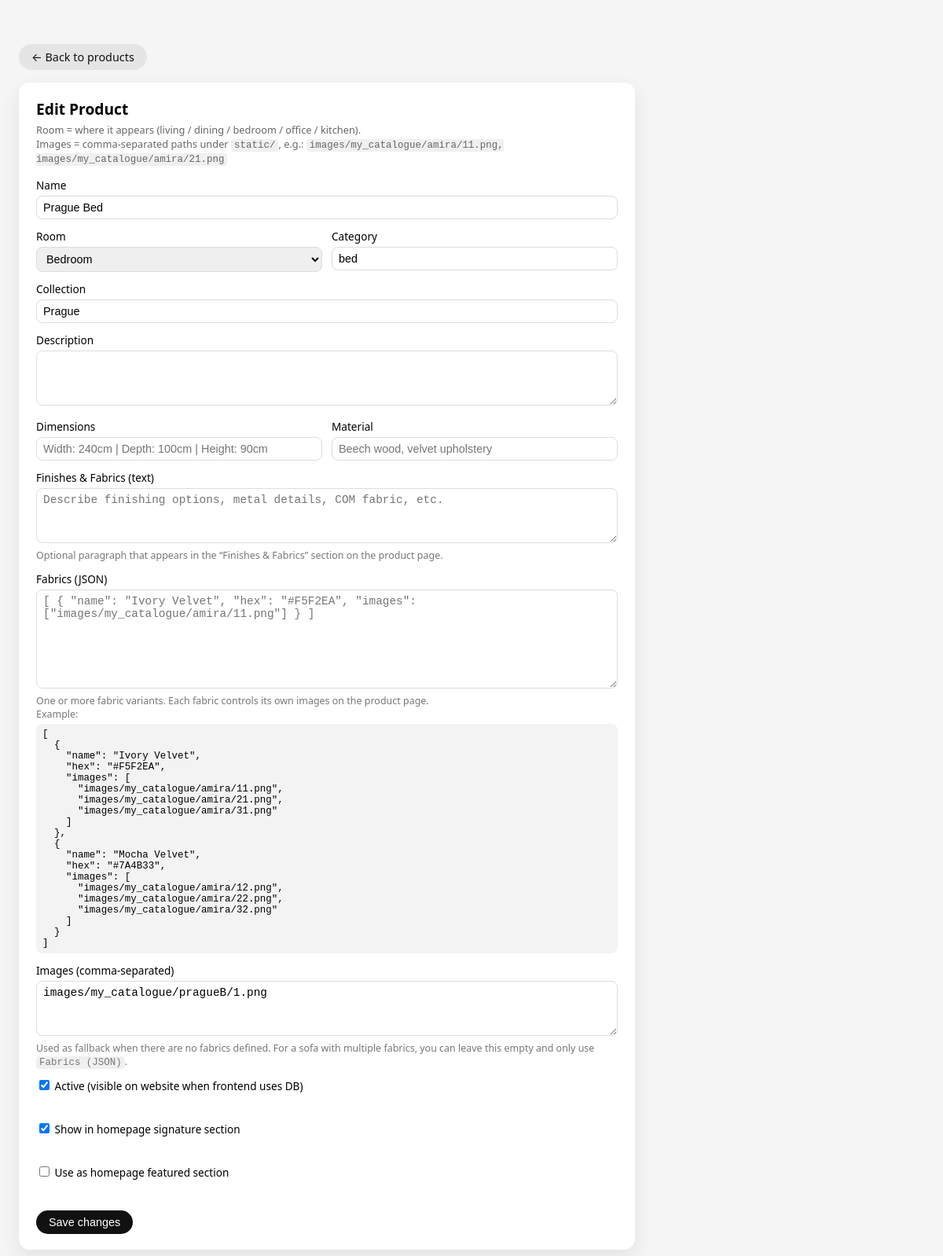
Page /admin/products/19/edit (signed in) on the committed database.
### app.py (models this page shows)
class Product(db.Model):
    __tablename__ = "products"
    id = db.Column(db.Integer, primary_key=True)
    room = db.Column(db.String(20), nullable=False)      # living, dining, bedroom, kitchen, office, artwork
    category = db.Column(db.String(50), nullable=False)  # sofa, armchair, bed, etc.
    name = db.Column(db.String(150), nullable=False)
    collection = db.Column(db.String(100))
    description = db.Column(db.Text)
    dimensions = db.Column(db.String(150))
    material = db.Column(db.String(150))
    finishes = db.Column(db.Text)          # text paragraph about finishes/fabrics
    fabrics_json = db.Column(db.Text)      # JSON with fabric variants
    images_raw = db.Column(db.Text)        # comma-separated fallback images
    is_active = db.Column(db.Boolean, default=True)
    is_signature = db.Column(db.Boolean, default=False)  # for homepage “Signature”
    is_featured = db.Column(db.Boolean, default=False)
    created_at = db.Column(db.DateTime, default=datetime.utcnow)
    @property
    def images(self):
        """Fallback images if we don't use fabrics_json."""
        if not self.images_raw:
            return []
        return [s.strip() for s in self.images_raw.split(",") if s.strip()]
    @property
    def fabrics(self):
        """
        Fabric variants from JSON, like:
        [
          {"name": "...", "hex": "#xxxxxx", "images": ["path1", "path2"]},
          ...
        ]
        """
        if not self.fabrics_json:
            return []
        try:
            data = json.loads(self.fabrics_json)
            return data if isinstance(data, list) else []
        except Exception:
            return []

### app.py (the view, shortened to what this page needs)
@app.route("/admin/products/<int:product_id>/edit", methods=["GET", "POST"])
@admin_required
def admin_products_edit(product_id):
    p = Product.query.get_or_404(product_id)
    return render_template("admin_products_form.html", product=p)

### app.py (called while the page is built)
def admin_required(f):
    @wraps(f)
    def wrapper(*args, **kwargs):
        if session.get("is_admin"):
            return f(*args, **kwargs)
        next_url = request.path
        return redirect(url_for("admin_login", next=next_url))
    return wrapper

@app.context_processor
def inject_year():
    return {'current_year': datetime.now().year}

### templates/admin_products_form.html (shortened to what this page needs)
<!DOCTYPE html>
<html lang="en">
<head>
</head>
<body>
  <p>
    <a href="{{ url_for('admin_products') }}" class="btn btn-light">&larr; Back to products</a>
  </p>
  <div class="card">
    <h1>{{ 'Edit Product' if product else 'Add Product' }}</h1>
    <div class="subtitle">
      Room = where it appears (living / dining / bedroom / office / kitchen).<br>
      Images = comma-separated paths under <code>static/</code>, e.g.:
      <code>images/my_catalogue/amira/11.png, images/my_catalogue/amira/21.png</code>
    </div>
    <form method="post">
      <label>Name</label>
      <input type="text" name="name"
             value="{{ product.name if product else '' }}" required>
      <div class="row">
        <div>
          <label>Room</label>
          <select name="room" required>
            {% set current_room = product.room if product else '' %}
            <option value="bedroom"  {% if current_room == 'bedroom' %}selected{% endif %}>Bedroom</option>
          </select>
        </div>
        <div>
          <label>Category</label>
          <input type="text" name="category"
                 placeholder="sofa, armchair, coffeetable..."
                 value="{{ product.category if product else '' }}" required>
        </div>
      </div>
      <label>Collection</label>
      <input type="text" name="collection"
             value="{{ product.collection if product else '' }}">
      <label>Description</label>
      <textarea name="description">{{ product.description if product else '' }}</textarea>
      <div class="row">
        <div>
          <label>Dimensions</label>
          <input type="text" name="dimensions"
                 placeholder="Width: 240cm | Depth: 100cm | Height: 90cm"
                 value="{{ product.dimensions if product else '' }}">
        </div>
        <div>
          <label>Material</label>
          <input type="text" name="material"
                 placeholder="Beech wood, velvet upholstery"
                 value="{{ product.material if product else '' }}">
        </div>
      </div>
      <label>Finishes &amp; Fabrics (text)</label>
      <textarea name="finishes"
                placeholder="Describe finishing options, metal details, COM fabric, etc.">
{{ product.finishes if product else '' }}</textarea>
      <div class="hint">
        Optional paragraph that appears in the &ldquo;Finishes &amp; Fabrics&rdquo; section on the product page.
      </div>
      <label>Fabrics (JSON)</label>
      <textarea name="fabrics_json"
                rows="7"
                placeholder='[ { "name": "Ivory Velvet", "hex": "#F5F2EA", "images": ["images/my_catalogue/amira/11.png"] } ]'>{{ product.fabrics_json if product else '' }}</textarea>
      <div class="hint">
        One or more fabric variants. Each fabric controls its own images on the product page.<br>
        Example:
      </div>
      <pre>[
  {
    "name": "Ivory Velvet",
    "hex": "#F5F2EA",
    "images": [
      "images/my_catalogue/amira/11.png",
      "images/my_catalogue/amira/21.png",
      "images/my_catalogue/amira/31.png"
    ]
  },
  {
    "name": "Mocha Velvet",
    "hex": "#7A4B33",
    "images": [
      "images/my_catalogue/amira/12.png",
      "images/my_catalogue/amira/22.png",
      "images/my_catalogue/amira/32.png"
    ]
  }
]</pre>
      <label>Images (comma-separated)</label>
      <textarea name="images_raw"
                placeholder="images/my_catalogue/amira/11.png, images/my_catalogue/amira/21.png">{{ product.images_raw if product else '' }}</textarea>
      <div class="hint">
        Used as fallback when there are no fabrics defined. For a sofa with multiple fabrics,
        you can leave this empty and only use <code>Fabrics (JSON)</code>.
      </div>
      <div class="checkbox-group">
        <label>
          <input type="checkbox" name="is_active"
                 {% if not product or product.is_active %}checked{% endif %}>
          Active (visible on website when frontend uses DB)
        </label>
        <br>
        <label>
          <input type="checkbox" name="is_signature"
                 {% if product and product.is_signature %}checked{% endif %}>
          Show in homepage signature section
        </label>
        <br>
        <label>
          <input type="checkbox" name="is_featured"
              {% if product and product.is_featured %}checked{% endif %}>
          Use as homepage featured section
      </label>
      <br>
      </div>
      <button type="submit" class="btn btn-dark">
        {{ 'Save changes' if product else 'Create product' }}
      </button>
    </form>
  </div>
</body>
</html>

### templates/admin_products_form.html (style rules this page uses)
body { font-family: system-ui, -apple-system, BlinkMacSystemFont, "Segoe UI", sans-serif; background: #f5f5f5; margin: 0; padding: 24px; }
.card { background: #fff; border-radius: 14px; padding: 20px 22px; max-width: 740px; box-shadow: 0 10px 26px rgba(0,0,0,0.08); }
h1 { font-size: 1.2rem; margin-top: 0; margin-bottom: 4px; }
.subtitle { font-size: 0.8rem; color: #666; margin-bottom: 16px; }
label { display: block; font-size: 0.85rem; margin-bottom: 4px; margin-top: 12px; }
input[type="text"], textarea, select { width: 100%; padding: 6px 8px; border-radius: 8px; border: 1px solid #ddd; font-size: 0.9rem; box-sizing: border-box; }
textarea { resize: vertical; min-height: 70px; }
.row { display: flex; gap: 12px; }
.row > div { flex: 1; }
.checkbox-group { margin-top: 12px; font-size: 0.85rem; }
.btn { display: inline-block; padding: 7px 16px; border-radius: 999px; border: none; cursor: pointer; font-size: 0.9rem; margin-top: 16px; text-decoration: none; }
.btn-dark { background: #111; color: #fff; }
.btn-light { background: #e5e5e5; color: #111; }
.hint { font-size: 0.78rem; color: #777; margin-top: 2px; }
code { font-family: "JetBrains Mono", ui-monospace, SFMono-Regular, Menlo, Monaco, Consolas, "Liberation Mono", "Courier New", monospace; font-size: 0.78rem; background: #f0f0f0; padding: 1px 4px; border-radius: 4px; }
pre { font-family: "JetBrains Mono", ui-monospace, SFMono-Regular, Menlo, Monaco, Consolas, "Liberation Mono", "Courier New", monospace; font-size: 0.78rem; background: #f3f3f3; padding: 6px 8px; border-radius: 8px; overflow-x: auto; margin-top: 4px; }

### rows in the picture
Product: name "Prague Bed", room "Bedroom", category "bed", collection "Prague", images_raw "images/my_catalogue/pragueB/1.png", is_active "☑", is_signature "☑"

### other values in the picture
{{ 'Edit Product' if product else 'Add Product' }} "Edit Product"
{{ 'Save changes' if product else 'Create product' }} "Save changes"
